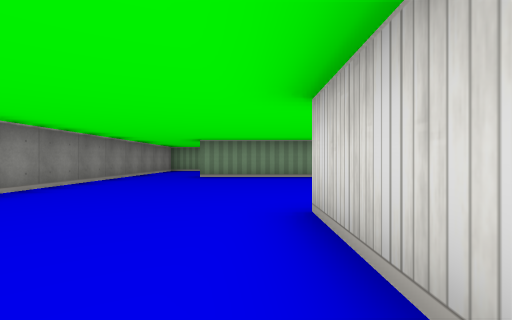
[1] (above)

20 first-person views from a walk through a cub3D level. The camera is about half as high as the walls, looks level and sees 85° across. The floor is counted in squares. Each view is taken from the middle of a square. On the plan, view 1 faces up. The plan holds only what a view shows up to about 9 squares ahead; the rest is blank.

[2]
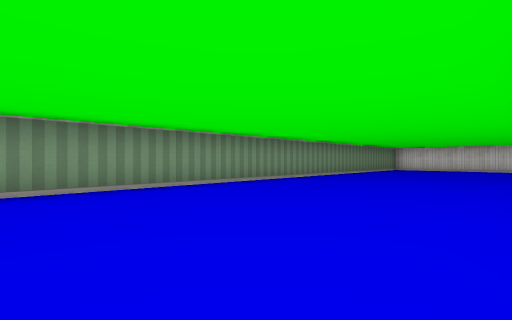

[3]
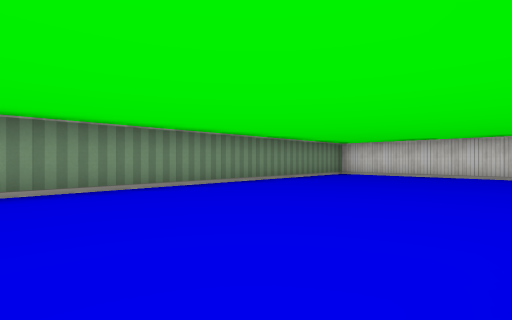

[4]
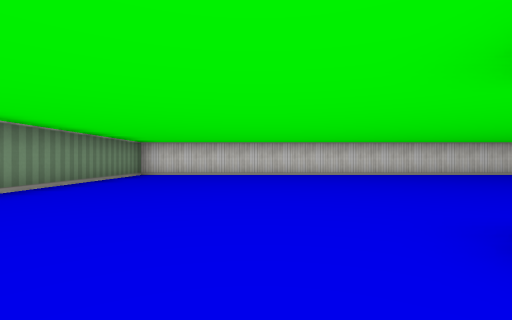

[5]
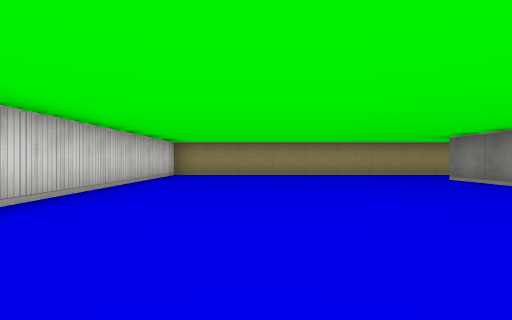

[6]
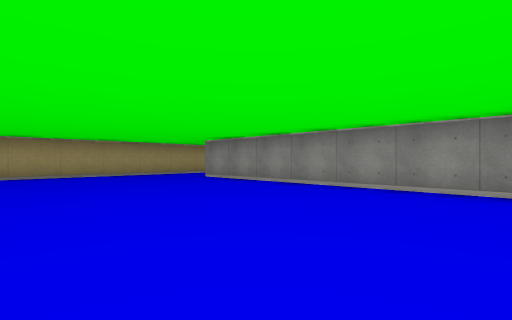

[7]
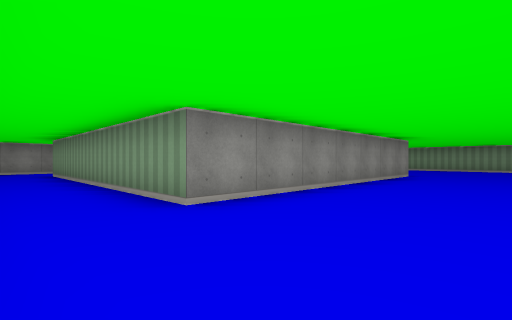

[8]
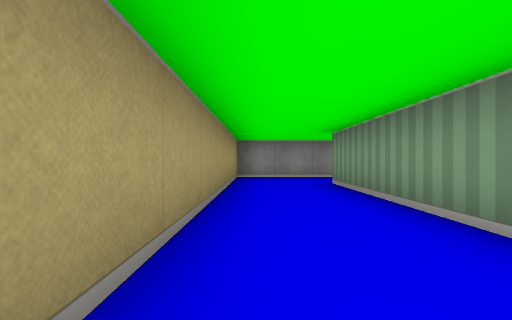

[9]
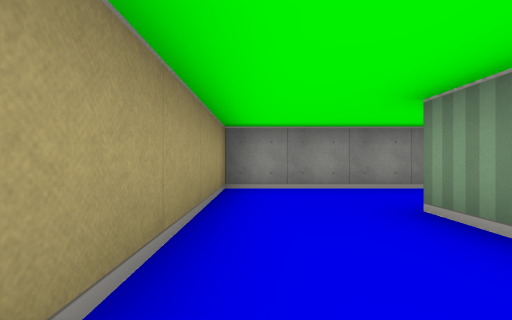

[10]
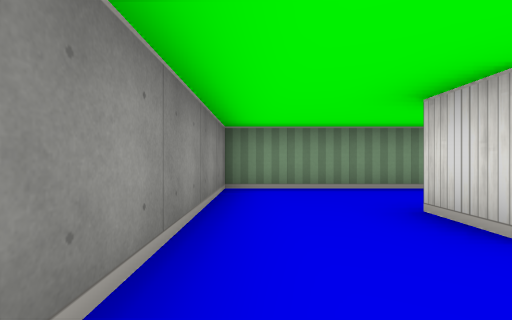

[11]
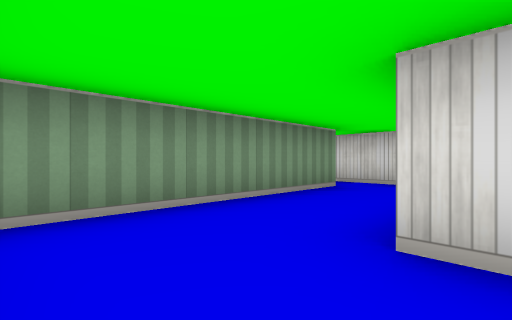

[12]
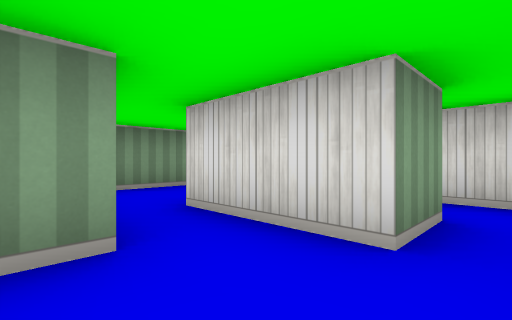

[13]
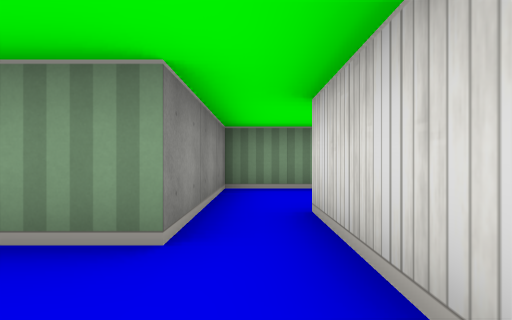

[14]
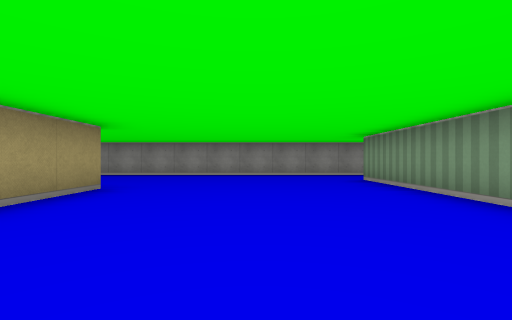

[15]
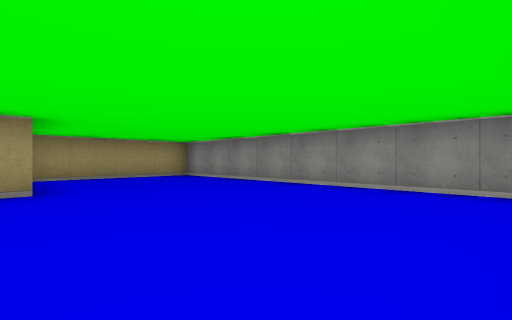

[16]
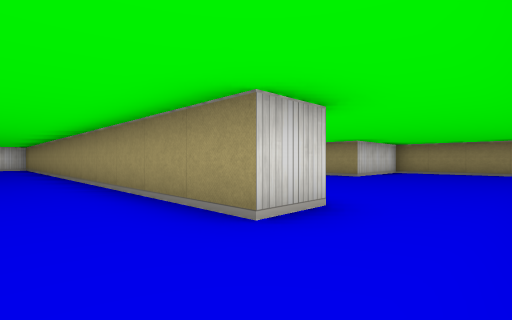

[17]
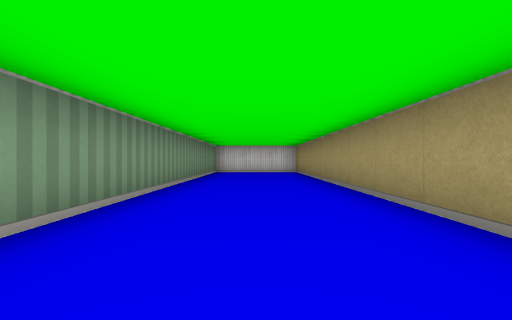

[18]
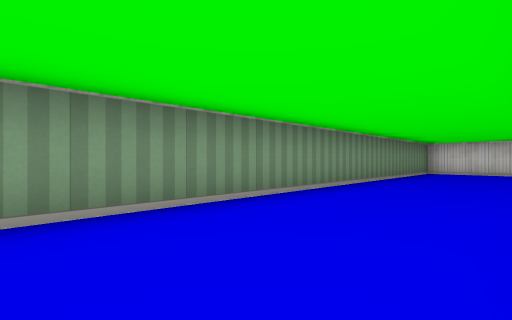

[19]
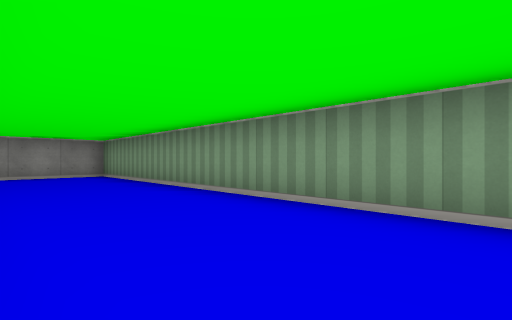

[20]
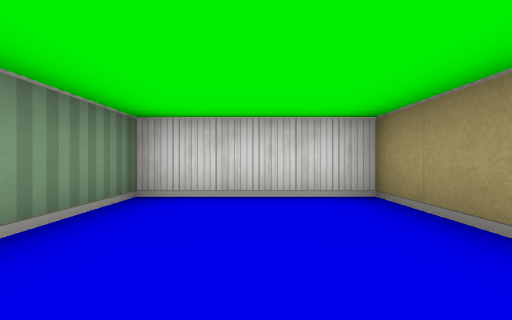

### Floor plan
Ten units are one square. View 1 is at (0, 0); x grows to the right and y downward. Boxes are objects, and circles mark ways between rooms. Rooms are numbered by the first view taken in them; rooms with no view inside come last. Other rooms are left out.
<svg viewBox="-40 -120 170 190">
<path fill="none" stroke="#000" d="M55 -25 55 45 -15 45 -15 35M5 -5 5 -25 24 -25M-35 35 -35 65 125 65 125 -75 -15 -75M-35 -75 -35 5 2 5M15 15 -35 15 -35 35M25 25 25 15M-15 -75 -15 -85 125 -85 125 -115 -35 -115 -35 -75M24 -15 15 -15 15 15M25 15 25 5M35 25 25 25M45 29 45 22"/>
<circle cx="-25" cy="40" r="3" fill="#2a7"/>
<circle cx="-25" cy="-80" r="3" fill="#2a7"/>
<circle cx="20" cy="10" r="3" fill="#2a7"/>
<circle cx="30" cy="30" r="3" fill="#2a7"/>
<text x="60" y="-10">1</text>
<text x="-10" y="20">2</text>
<text x="40" y="-100">3</text>
<text x="20" y="0">4</text>
<text x="30" y="30">5</text>
</svg>
Room 1 opens to room 2. Room 1 opens to room 3. Room 2 opens to room 4. Room 2 opens to room 5.

Where each view was taken, in squares from view 1:
view 1: 0 up, 0 right, facing up
view 2: 3 up, 1 left, facing up-right
view 3: 3 up, 4 right, facing up-right
view 4: 4 up, 4 right, facing right
view 5: 2 up, 10 right, facing down
view 6: 2 up, 10 right, facing down-left
view 7: 6 down, 8 right, facing up-left
view 8: 6 down, 4 right, facing left
view 9: 6 down, 1 right, facing left
view 10: 6 down, 3 left, facing up
view 11: 4 down, 3 left, facing up-right
view 12: 3 down, 1 right, facing up-right
view 13: 3 down, 2 right, facing up
view 14: 5 up, 5 right, facing left
view 15: 7 up, 1 right, facing down-left
view 16: 10 up, 3 left, facing down-right
view 17: 10 up, 2 right, facing right
view 18: 9 up, 2 right, facing up-right
view 19: 9 up, 5 right, facing up-left
view 20: 10 up, 9 right, facing right
